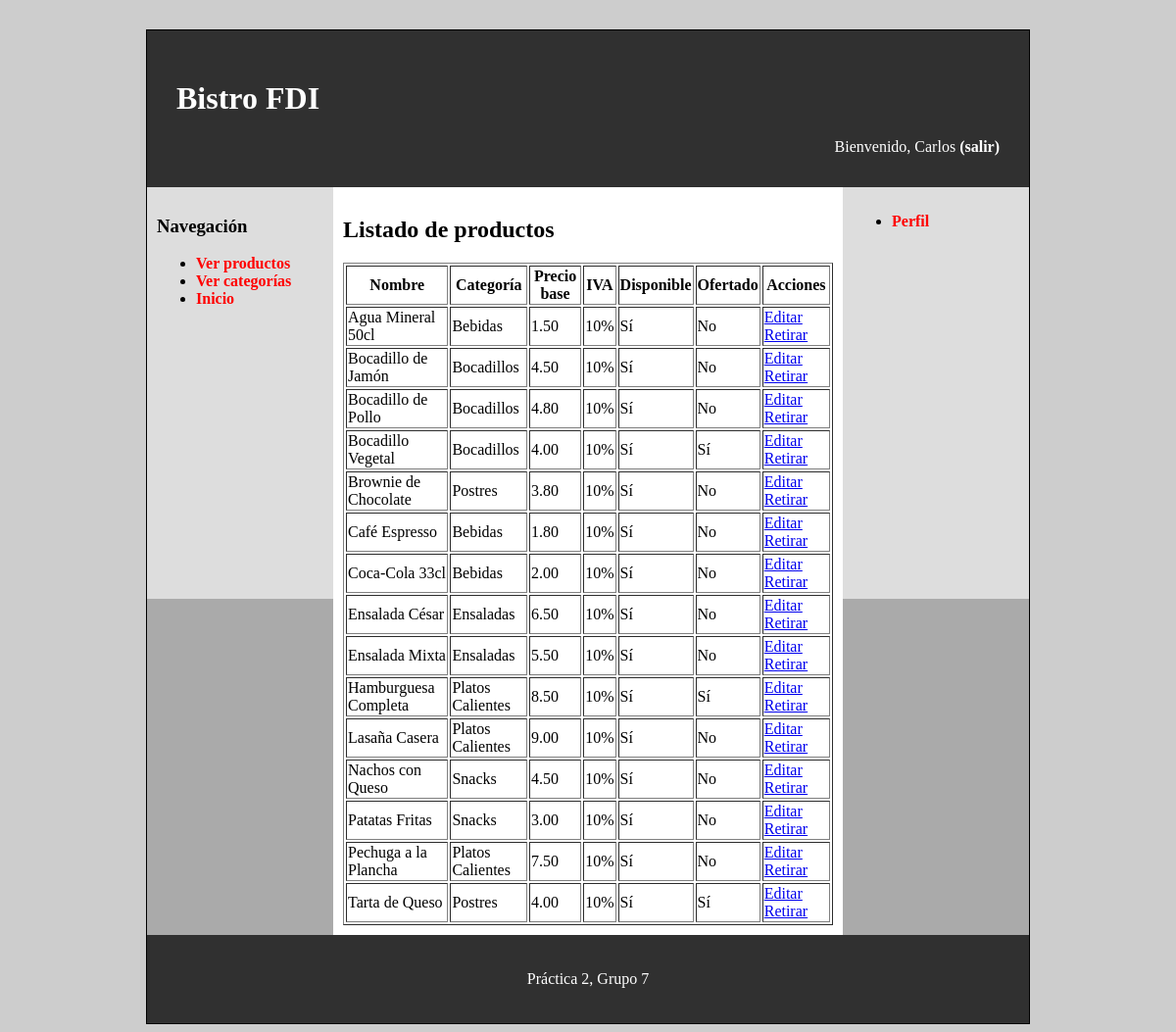
The app's page /includes/views/pages/productos.php (signed in) with its own data.
### tables this page shows
CREATE TABLE `productos` (
  `id` int(11) NOT NULL,
  `nombreProd` varchar(150) NOT NULL,
  `descripcion` text NOT NULL,
  `categoria_id` int(11) NOT NULL,
  `precio` decimal(10,2) NOT NULL,
  `iva` enum('4','10','21') NOT NULL,
  `stock` int(11) DEFAULT 0,
  `disponible` tinyint(1) DEFAULT 1,
  `ofertado` tinyint(1) DEFAULT 0,
  `fechaCreacion` datetime DEFAULT current_timestamp()
);

CREATE TABLE `categorias` (
  `id` int(11) NOT NULL,
  `nombre` varchar(100) NOT NULL,
  `descripcion` text NOT NULL,
  `imgCategoriaProd` varchar(255) DEFAULT NULL
);

### includes/class/Producto.php (called while the page is built, shortened)
<?php
class Producto {
    public static function listar() {
        $conn = Aplicacion::getInstance()->getConexionBd();
        $sql = "SELECT p.id, p.nombreProd, p.descripcion, p.precio, p.iva, p.disponible, p.ofertado,
                       c.nombre AS categoria
                FROM productos p
                LEFT JOIN categorias c ON p.categoria_id = c.id
                ORDER BY p.nombreProd";
        $rs = $conn->query($sql);
        $productos = [];
        if ($rs) {
            while ($fila = $rs->fetch_assoc()) {
                $productos[] = $fila;
            }
        }
        return $productos;
    }
}

### includes/views/pages/productos.php (the view, shortened to what this page needs)
<?php
$productos = Producto::listar();
$filas = '';
foreach ($productos as $p) {
    $disponible = $p['disponible'] ? 'Sí' : 'No';
    $ofertado = $p['ofertado'] ? 'Sí' : 'No';
    $filas .= "<tr>
        <td>{$p['nombreProd']}</td>
        <td>{$p['categoria']}</td>
        <td>{$p['precio']}</td>
        <td>{$p['iva']}%</td>
        <td>{$disponible}</td>
        <td>{$ofertado}</td>
		<td>
            <a href='index.php?pagina=editarProducto&id={$p['id']}'>Editar</a>
			<a href='retirarProducto.php?id={$p['id']}' onclick=\"return confirm('¿Seguro que quieres retirar este producto?');\">Retirar</a>
    </td>
        </td>
    </tr>";
}
$contenidoPrincipal = <<<EOS
<h1>Listado de productos</h1>
<table border="1">
    <thead>
        <tr>
            <th>Nombre</th>
            <th>Categoría</th>
            <th>Precio base</th>
            <th>IVA</th>
            <th>Disponible</th>
            <th>Ofertado</th>
			<th>Acciones</th>
        </tr>
    </thead>
    <tbody>
        $filas
    </tbody>
</table>
EOS;
require __DIR__ . '/plantilla.php';

### css/estilo.css (style rules this page uses)
body { background-color: #CDCDCD; }

### records on screen
productos: nombreProd "Agua Mineral 50cl", categoria.nombre "Bebidas", precio "1.50", iva "10", disponible "Sí", ofertado "No"
productos: nombreProd "Bocadillo de Jamón", categoria.nombre "Bocadillos", precio "4.50", iva "10", disponible "Sí", ofertado "No"
productos: nombreProd "Bocadillo de Pollo", categoria.nombre "Bocadillos", precio "4.80", iva "10", disponible "Sí", ofertado "No"
productos: nombreProd "Bocadillo Vegetal", categoria.nombre "Bocadillos", precio "4.00", iva "10", disponible "Sí", ofertado "Sí"
productos: nombreProd "Brownie de Chocolate", categoria.nombre "Postres", precio "3.80", iva "10", disponible "Sí", ofertado "No"
productos: nombreProd "Café Espresso", categoria.nombre "Bebidas", precio "1.80", iva "10", disponible "Sí", ofertado "No"
productos: nombreProd "Coca-Cola 33cl", categoria.nombre "Bebidas", precio "2.00", iva "10", disponible "Sí", ofertado "No"
productos: nombreProd "Ensalada César", categoria.nombre "Ensaladas", precio "6.50", iva "10", disponible "Sí", ofertado "No"
productos: nombreProd "Ensalada Mixta", categoria.nombre "Ensaladas", precio "5.50", iva "10", disponible "Sí", ofertado "No"
productos: nombreProd "Hamburguesa Completa", categoria.nombre "Platos Calientes", precio "8.50", iva "10", disponible "Sí", ofertado "Sí"
productos: nombreProd "Lasaña Casera", categoria.nombre "Platos Calientes", precio "9.00", iva "10", disponible "Sí", ofertado "No"
productos: nombreProd "Nachos con Queso", categoria.nombre "Snacks", precio "4.50", iva "10", disponible "Sí", ofertado "No"
productos: nombreProd "Patatas Fritas", categoria.nombre "Snacks", precio "3.00", iva "10", disponible "Sí", ofertado "No"
productos: nombreProd "Pechuga a la Plancha", categoria.nombre "Platos Calientes", precio "7.50", iva "10", disponible "Sí", ofertado "No"
productos: nombreProd "Tarta de Queso", categoria.nombre "Postres", precio "4.00", iva "10", disponible "Sí", ofertado "Sí"

### other values on screen
$_SESSION['nombre'] "Carlos"
